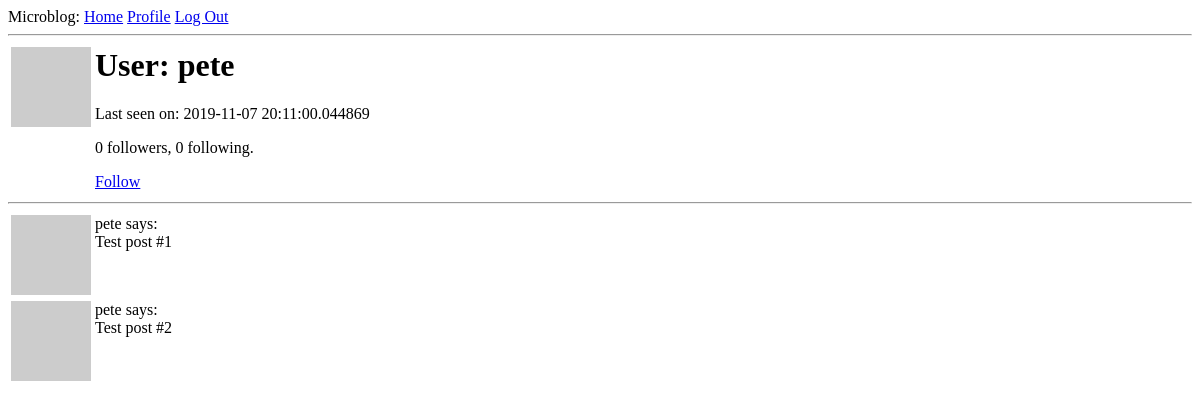
Page /user/pete (signed in) on the earlier database version.
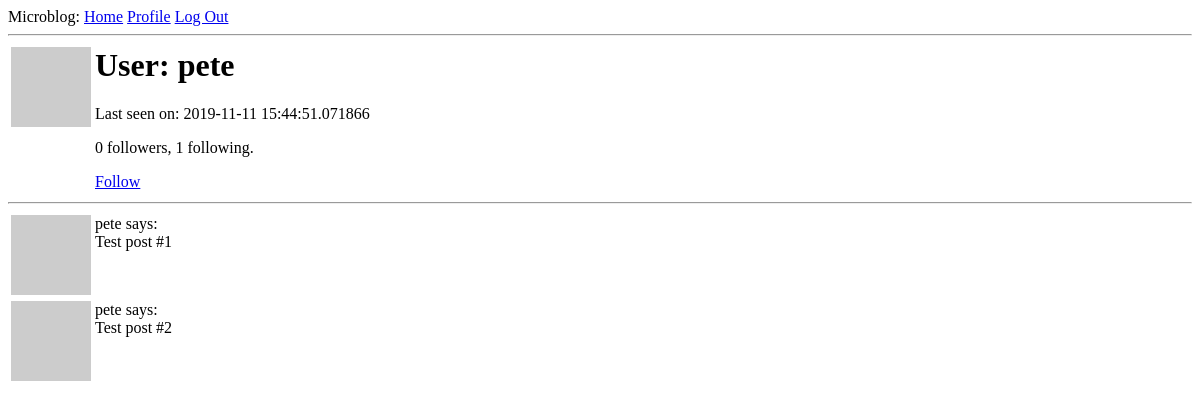
Same page on the later database version.
### app/models.py (models this page shows, shortened)
class User(UserMixin, db.Model):
    id = db.Column(db.Integer, primary_key=True)
    username = db.Column(db.String(64), index=True, unique=True)
    email = db.Column(db.String(120), index=True, unique=True)
    password_hash = db.Column(db.String(128))
    posts = db.relationship('Post', backref='author', lazy='dynamic')
    about_me = db.Column(db.String(140))
    last_seen = db.Column(db.DateTime, default=datetime.utcnow)
    def avatar(self, size):
        digest = md5(self.email.lower().encode('utf-8')).hexdigest()
        return 'https://www.gravatar.com/avatar/{}?d=identicon&s={}'.format(digest, size)
    followed = db.relationship(
        'User', secondary=followers,
        primaryjoin=(followers.c.follower_id == id),
        secondaryjoin=(followers.c.followed_id == id),
        backref=db.backref('followers', lazy='dynamic'), lazy='dynamic')
    def is_following(self, user):
        return self.followed.filter(
            followers.c.followed_id == user.id).count() > 0

### app/routes.py (the view)
@app.route('/user/<username>')
@login_required
def user(username):
    user = User.query.filter_by(username=username).first_or_404()
    posts = [
        {'author': user, 'body': 'Test post #1'},
        {'author': user, 'body': 'Test post #2'}
    ]
    return render_template('user.html', user=user, posts=posts)

### app/models.py (called while the page is built)
@login.user_loader
def load_user(id):
    return User.query.get(int(id))

### app/routes.py (called while the page is built)
@app.before_request
def before_request():
    if current_user.is_authenticated:
        current_user.last_seen = datetime.utcnow()
        db.session.commit()

### app/templates/user.html (shortened to what this page needs)
{% extends 'base.html' %}
{% block content %}
<table>
    <tr valign='top'>
        <td><img src="{{ user.avatar(128) }}" alt=""></td>
        <td>
            <h1>User: {{ user.username }}</h1>
            {% if user.last_seen %} <p>Last seen on: {{ user.last_seen }}</p>{% endif %}
            <p>{{ user.followers.count() }} followers, {{ user.followed.count() }} following.</p>
            {% if user == current_user %}
            <p><a href="{{ url_for('edit_profile') }}">Edit your profile</a></p>
            {% elif not current_user.is_following(user) %}
            <p><a href="{{ url_for('follow', username=user.username) }}">Follow</a></p>
            {% else %}
            <p><a href="{{ url_for('unfollow', username=user.username) }}">Unfollow</a></p>
            {% endif %}
        </td>
    </tr>
</table>
<hr>
{% for post in posts %}
    {% include '_post.html' %}
{% endfor %}
{% endblock %}

### app/templates/base.html (shortened to what this page needs)
<html>
    <head>
    </head>
    <body>
        <div>
            Microblog:
            <a href="{{ url_for('index') }}">Home</a>
            {% if current_user.is_anonymous %}
            <a href="{{ url_for('login') }}">Log In</a>
            {% else %}
            <a href="{{ url_for('user', username=current_user.username) }}">Profile</a>
            <a href="{{ url_for('logout') }}">Log Out</a>
            {% endif %}
        </div>
        <hr>
        {% block content %}
        {% endblock %}
    </body>
</html>

### app/templates/_post.html
<table>
    <tr valign='top'>
        <td><img src="{{ post.author.avatar(36) }}"></td>
        <td>{{ post.author.username }} says:<br>{{ post.body }}</td>
    </tr>
</table>

Differences in the rows shown:
changed User "pete": last_seen "2019-11-07 20:11:00.044869" → "2019-11-11 15:44:51.071866"
Other differences:
{{ user.followed.count() }}: "0" → "1"
